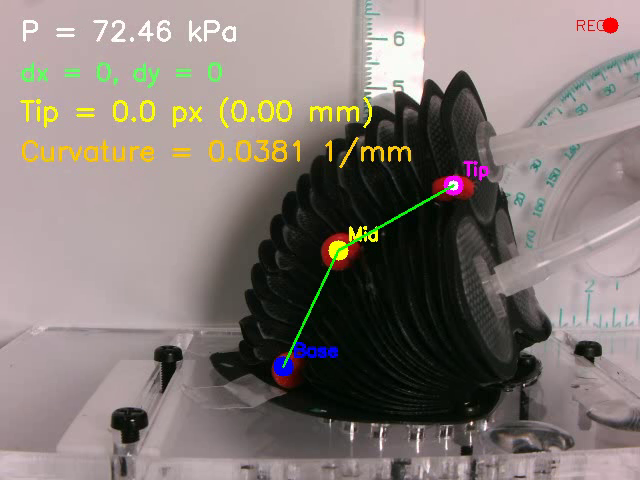
#> input picture frame 69 of data collection/videos/1 chamber/10 ml/15 ml-min.mp4, 640 x 480 px, given in place of the camera
$ python marker_tracking.py
#> lines starting #> are read from the running program, lines starting #| are printed output that depends on the picture; after the words box and inside, x2 and y2 are one past the last pixel; in counts of white or black regions, pixels touching at a corner belong together
import cv2
import numpy as np
import serial
import time
import csv
import os
import re

# --------------------------------------------------
# Serial ports
# --------------------------------------------------
pressure_ser = serial.Serial('COM11', 9600, timeout=0.05)
epm_ser = serial.Serial('COM10', 9600, timeout=0.05)

time.sleep(2)
pressure_ser.reset_input_buffer()

# --------------------------------------------------
# Camera setup
# --------------------------------------------------
cap = cv2.VideoCapture(0)
cap.set(cv2.CAP_PROP_FRAME_WIDTH, 640)
cap.set(cv2.CAP_PROP_FRAME_HEIGHT, 480)

cv2.namedWindow("Tracking", cv2.WINDOW_NORMAL)
cv2.resizeWindow("Tracking", 640, 480)

cv2.namedWindow("Mask", cv2.WINDOW_NORMAL)
cv2.resizeWindow("Mask", 640, 480)

# --------------------------------------------------
# Save folder
# --------------------------------------------------
save_folder = r"U:\Mansi Singh\State Estimation_camera_mounting\results\2 chamber\20 ml"

if not os.path.exists(save_folder):
    os.makedirs(save_folder)

# --------------------------------------------------
# Recording variables
# --------------------------------------------------
recording = False
csv_file = None
writer = None
video_writer = None

# --------------------------------------------------
# Tracking variables
# --------------------------------------------------
tip_ref = None

base_smooth = None
mid_smooth = None
tip_smooth = None

# --------------------------------------------------
# Pressure variables
# --------------------------------------------------
pressure_zero_offset = None
pressure_filtered = 0.0

PRESSURE_SIGN = 1.0            # change to -1.0 if sign is reversed
RAW_PRESSURE_LIMIT = 120.0     # raw Arduino value limit
DISPLAY_PRESSURE_LIMIT = 20.0  # pressure shown on screen max

# --------------------------------------------------
# Scale
# --------------------------------------------------
PX_PER_MM = 8.22

# --------------------------------------------------
# HSV range for red markers
# --------------------------------------------------
red_low1 = np.array([0, 80, 80])
red_high1 = np.array([15, 255, 255])

red_low2 = np.array([160, 80, 80])
red_high2 = np.array([179, 255, 255])

kernel = np.ones((5, 5), np.uint8)

# --------------------------------------------------
# Parse numeric value from serial line
# --------------------------------------------------
def parse_pressure_value(line):
    m = re.search(r'[-+]?\d*\.?\d+', line)

    if m:
        try:
            return float(m.group())
        except:
            return None

    return None

# --------------------------------------------------
# Marker detection
# --------------------------------------------------
def get_three_markers(mask):

    contours, _ = cv2.findContours(
        mask, cv2.RETR_EXTERNAL, cv2.CHAIN_APPROX_SIMPLE
    )

    points = []

    for c in contours:

        area = cv2.contourArea(c)

        if area < 80 or area > 3000:
            continue

        M = cv2.moments(c)

        if M["m00"] == 0:
            continue

        x = int(M["m10"] / M["m00"])
        y = int(M["m01"] / M["m00"])

        points.append(np.array([x, y], dtype=np.float32))

    if len(points) < 3:
        return None, None, None

    points = sorted(points, key=lambda p: p[1], reverse=True)

    return points[0], points[1], points[2]

# --------------------------------------------------
# Curvature calculation
# --------------------------------------------------
def get_curvature(base, mid, tip):

    a = np.linalg.norm(mid - base)
    b = np.linalg.norm(tip - mid)
    c = np.linalg.norm(tip - base)

    area = 0.5 * abs(
        base[0] * (mid[1] - tip[1]) +
        mid[0] * (tip[1] - base[1]) +
        tip[0] * (base[1] - mid[1])
    )

    if area < 1 or a == 0 or b == 0 or c == 0:
        return 0.0

    curvature_px = 4 * area / (a * b * c)

    return curvature_px * PX_PER_MM

# --------------------------------------------------
# Instructions
# --------------------------------------------------
print("1 -> EPM1 OPEN")
print("2 -> EPM1 CLOSE")
print("3 -> EPM2 OPEN")
print("4 -> EPM2 CLOSE")
print("5 -> EPM3 OPEN")
print("6 -> EPM3 CLOSE")
print("r -> reset tip reference only")
print("s -> start recording")
print("e -> stop recording")
print("q -> quit")

# --------------------------------------------------
# Main loop
# --------------------------------------------------
while True:

    ret, frame = cap.read()
#> frame is the input picture: shape (480, 640, 3); mean B, G, R 117.9, 122.4, 132.6

    if not ret:
        break

    hsv = cv2.cvtColor(frame, cv2.COLOR_BGR2HSV)
#> hsv: shape (480, 640, 3); mean H, S, V 83.6, 49.3, 135.2

    # --------------------------------------------------
    # Marker mask
    # --------------------------------------------------
    mask1 = cv2.inRange(hsv, red_low1, red_high1)
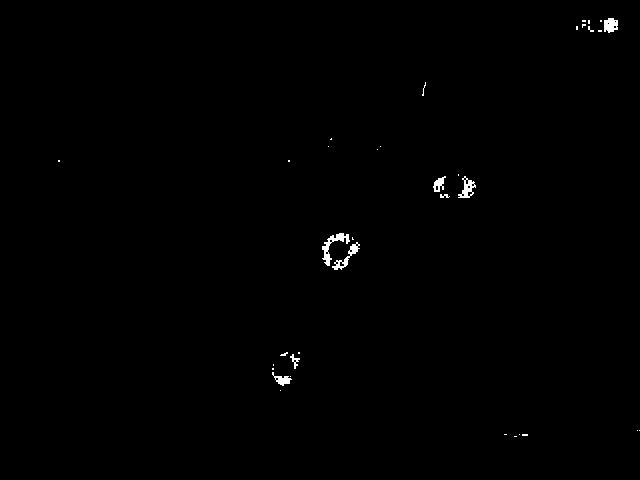
#> mask1: shape (480, 640); 0.41% white; 36 white regions (28 under 20 px), largest, box (x1, y1, x2, y2) and area: (322, 233, 350, 266) 266, (332, 242, 360, 270) 191, (458, 176, 476, 198) 175
    mask2 = cv2.inRange(hsv, red_low2, red_high2)
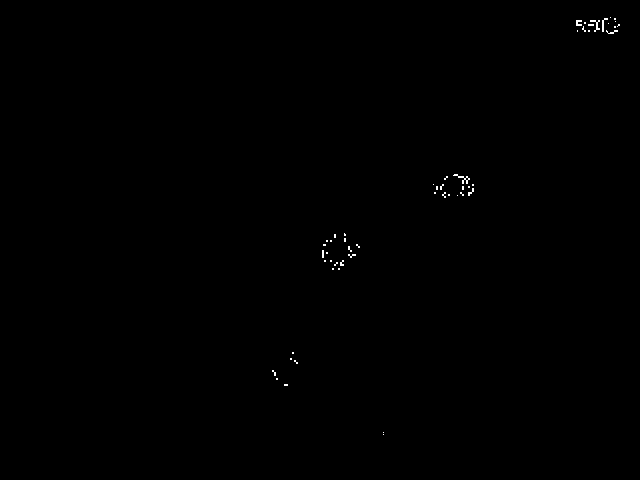
#> mask2: shape (480, 640); 0.16% white in thin lines or dots, all inside (x1, y1, x2, y2) = (272, 17, 620, 435)

    mask = cv2.bitwise_or(mask1, mask2)
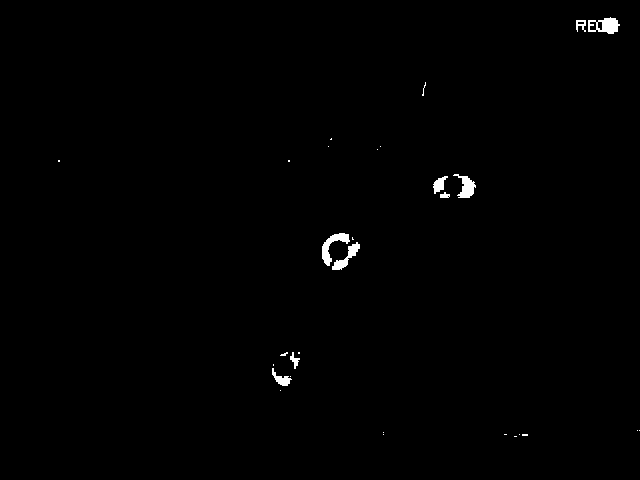
#> mask: shape (480, 640); 0.57% white; 30 white regions (21 under 20 px), largest, box (x1, y1, x2, y2) and area: (322, 233, 350, 266) 329, (588, 17, 620, 34) 326, (453, 174, 476, 198) 271
    mask = cv2.morphologyEx(mask, cv2.MORPH_OPEN, kernel)
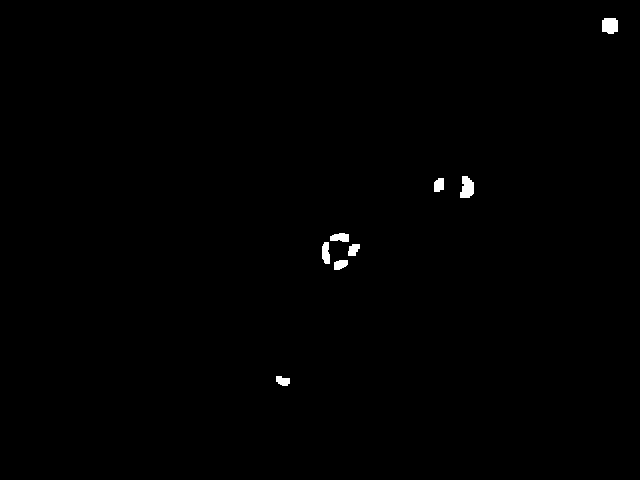
#> mask: shape (480, 640); 0.39% white; 8 white regions, largest, box (x1, y1, x2, y2) and area: (460, 176, 474, 198) 237, (602, 18, 618, 34) 229, (322, 242, 330, 264) 146
    mask = cv2.morphologyEx(mask, cv2.MORPH_CLOSE, kernel)
#> mask: shape (480, 640); 0.4% white; 7 white regions

    base, mid, tip = get_three_markers(mask)
#> in get_three_markers, `contours, _ = cv2.findContours( mask, cv2.RETR_EXTERNAL, cv2.CHAIN_APP..`: contours = 7 contours; box (x1, y1, x2, y2) and area: (322, 242, 348, 270) 220, (460, 176, 474, 198) 210, (602, 18, 618, 34) 200, (330, 233, 349, 242) 116, (434, 178, 444, 192) 100, (348, 244, 360, 256) 94, (276, 376, 290, 386) 86
#> the loop in get_three_markers, `for c in contours: ` made 7 passes
#> (area, x, y) on passes 1 to 7: (85.5, 282, 380), (93.5, 352, 249), (220.5, 331, 257), (115.5, 339, 237), (100, 438, 184), (209.5, 466, 187), (200.5, 609, 25)
#> after the loop in get_three_markers, `for c in contours:`: points = [[282, 380], [352, 249], [331, 257], [339, 237], [438, 184], [466, 187], [609, 25]]
#> in get_three_markers, `points = sorted(points, key=lambda p: p[1], reverse=True)`: points = [[282, 380], [331, 257], [352, 249], [339, 237], [466, 187], [438, 184], [609, 25]]
#> base = [282, 380]; mid = [331, 257]; tip = [352, 249]

    # --------------------------------------------------
    # Smooth marker positions
    # --------------------------------------------------
    if base is not None:

        if base_smooth is None:
            base_smooth = base
#> base_smooth = [282, 380]
            mid_smooth = mid
#> mid_smooth = [331, 257]
            tip_smooth = tip
#> tip_smooth = [352, 249]
        else:
            base_smooth = 0.85 * base_smooth + 0.15 * base
            mid_smooth = 0.85 * mid_smooth + 0.15 * mid
            tip_smooth = 0.85 * tip_smooth + 0.15 * tip

        base = base_smooth.astype(int)
        mid = mid_smooth.astype(int)
        tip = tip_smooth.astype(int)

    # --------------------------------------------------
    # Pressure reading
    # --------------------------------------------------
    try:
#> (the run stopped early here; a loop or call above may not have finished)

$ run again, starting later in the video
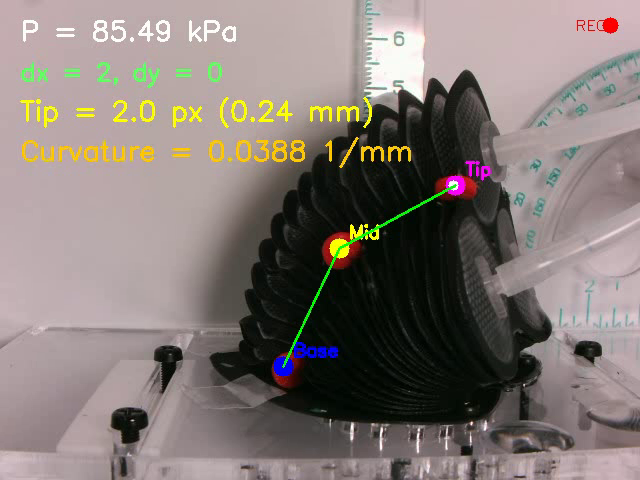
#> input picture frame 313 of data collection/videos/1 chamber/10 ml/15 ml-min.mp4, 640 x 480 px, given in place of the camera
#> frame is the input picture: shape (480, 640, 3); mean B, G, R 117.6, 122.1, 132.2
#> hsv: shape (480, 640, 3); mean H, S, V 84.1, 49.7, 134.9
#> `mask1 = cv2.inRange(hsv, red_low1, red_high1)`:
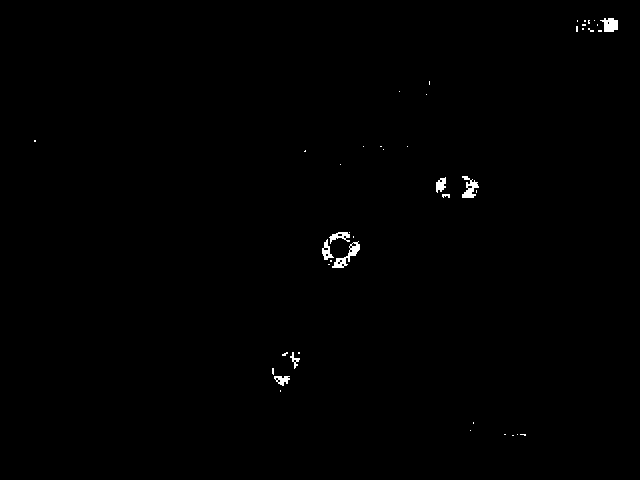
#> mask1: shape (480, 640); 0.41% white; 44 white regions (35 under 20 px), largest, box (x1, y1, x2, y2) and area: (332, 241, 360, 268) 230, (462, 176, 479, 198) 188, (600, 18, 618, 32) 180
#> mask2: shape (480, 640); 0.15% white in thin lines or dots, all inside (x1, y1, x2, y2) = (273, 17, 620, 386)
#> `mask = cv2.bitwise_or(mask1, mask2)`:
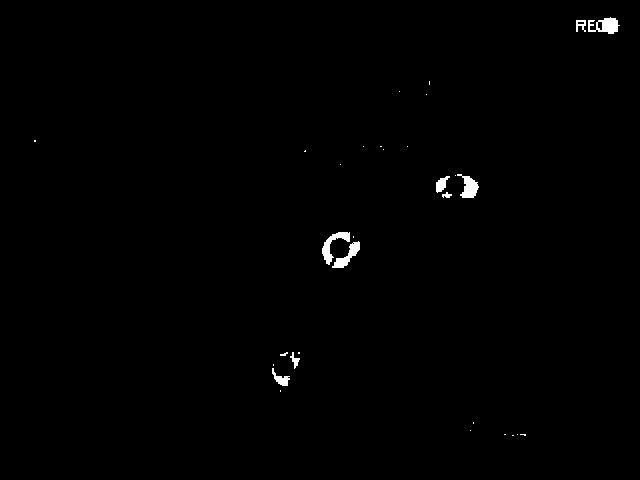
#> mask: shape (480, 640); 0.55% white; 31 white regions (22 under 20 px), largest, box (x1, y1, x2, y2) and area: (588, 17, 620, 34) 320, (322, 232, 350, 265) 316, (457, 174, 479, 198) 285
#> contours = 6 contours; box (x1, y1, x2, y2) and area: (322, 242, 360, 268) 362, (462, 176, 478, 198) 236, (602, 18, 618, 34) 199, (436, 178, 446, 192) 95, (276, 376, 288, 386) 75, (336, 232, 350, 240) 75
#> the loop in get_three_markers, `for c in contours: ` made 6 passes
#> (area, x, y) on passes 2, 4, 5, 6: (361.5, 339, 254), (95, 440, 184), (235.5, 469, 187), (199, 609, 25)
#> after the loop in get_three_markers, `for c in contours:`: points = [[339, 254], [440, 184], [469, 187], [609, 25]]
#> in get_three_markers, `points = sorted(points, key=lambda p: p[1], reverse=True)`: points = [[339, 254], [469, 187], [440, 184], [609, 25]]
#> base = [339, 254]; mid = [469, 187]; tip = [440, 184]
#> base_smooth = [339, 254]
#> mid_smooth = [469, 187]
#> tip_smooth = [440, 184]
